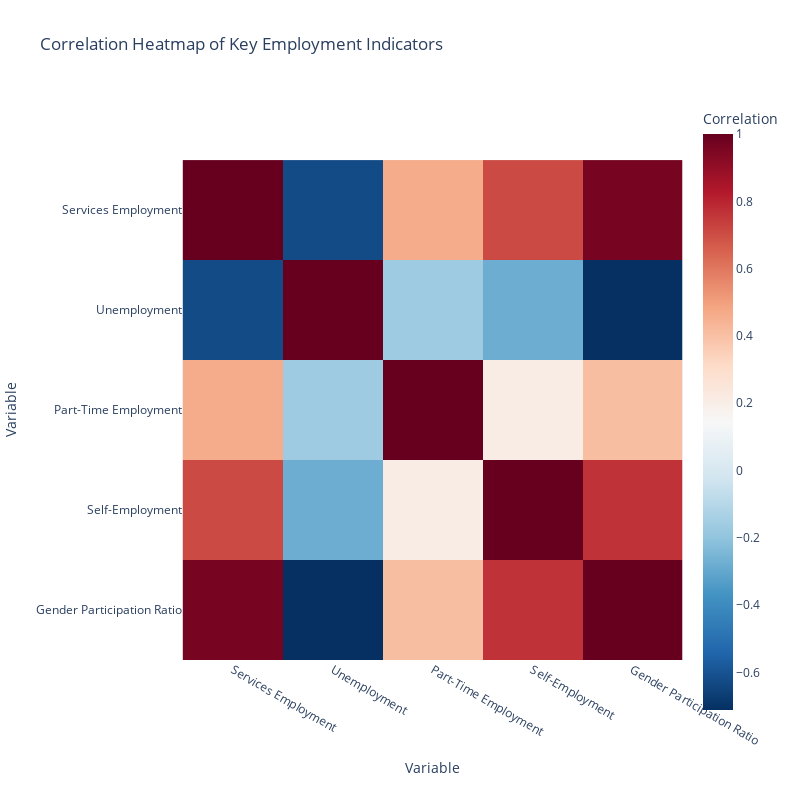

The notebook cell this image was saved under:
### Code cell
correlation_matrix = correlation_data.corr()

fig6 = px.imshow(correlation_matrix, 
                 labels=dict(x="Variable", y="Variable", color="Correlation"),
                 x=correlation_matrix.columns,
                 y=correlation_matrix.columns,
                 color_continuous_scale="RdBu_r",
                 title="Correlation Heatmap of Key Employment Indicators")
fig6.update_layout(width=800, height=800)
fig6.show()

### Figure 1 — Plotly figure (JSON) as saved in the notebook; plotly's stock layout.template omitted (floating-point values rounded to 4 significant figures)
{"data": [{"coloraxis": "coloraxis", "hovertemplate": "Variable: %{x}<br>Variable: %{y}<br>Correlation: %{z}<extra></extra>", "name": "0", "type": "heatmap", "x": ["Services Employment", "Unemployment", "Part-Time Employment", "Self-Employment", "Gender Participation Ratio"], "xaxis": "x", "y": ["Services Employment", "Unemployment", "Part-Time Employment", "Self-Employment", "Gender Participation Ratio"], "yaxis": "y", "z": [[1, -0.6275, 0.4639, 0.7105, 0.9632], [-0.6275, 1, -0.1659, -0.2813, -0.7116], [0.4639, -0.1659, 1, 0.2099, 0.4079], [0.7105, -0.2813, 0.2099, 1, 0.766], [0.9632, -0.7116, 0.4079, 0.766, 1]]}], "layout": {"coloraxis": {"colorbar": {"title": {"text": "Correlation"}}, "colorscale": [[0, "rgb(5,48,97)"], [0.1, "rgb(33,102,172)"], [0.2, "rgb(67,147,195)"], [0.3, "rgb(146,197,222)"], [0.4, "rgb(209,229,240)"], [0.5, "rgb(247,247,247)"], [0.6, "rgb(253,219,199)"], [0.7, "rgb(244,165,130)"], [0.8, "rgb(214,96,77)"], [0.9, "rgb(178,24,43)"], [1, "rgb(103,0,31)"]]}, "height": 800, "title": {"text": "Correlation Heatmap of Key Employment Indicators"}, "width": 800, "xaxis": {"anchor": "y", "constrain": "domain", "domain": [0, 1], "scaleanchor": "y", "title": {"text": "Variable"}}, "yaxis": {"anchor": "x", "autorange": "reversed", "constrain": "domain", "domain": [0, 1], "title": {"text": "Variable"}}}}
